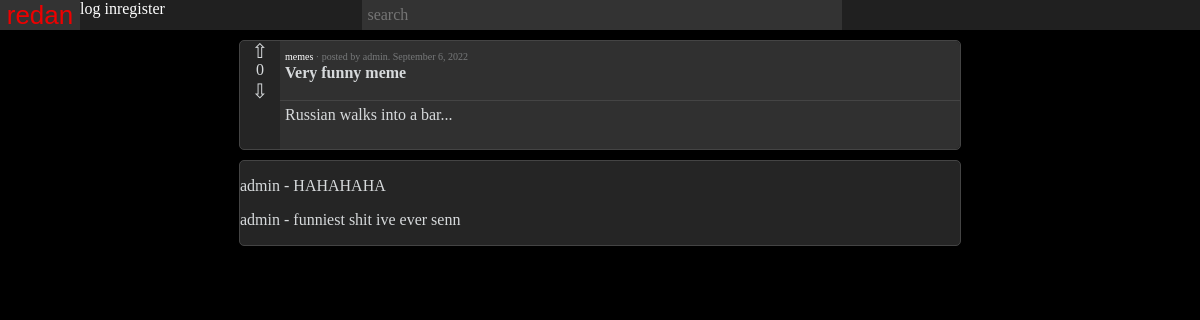
Screenshot of /ribbon/Very funny meme/daf31fc4540041f68d0518cb4992e4e3/ with the database file from the repository.
### ribbon/models.py (models this page shows, shortened)
class SectionPost(models.Model):
    id = models.UUIDField(default=uuid.uuid4, unique=True, primary_key=True, editable=False)
    section_id = models.ForeignKey(Section, on_delete=models.CASCADE)
    profile_id = models.ForeignKey(Profile, on_delete=models.CASCADE)
    title = models.CharField(max_length=30)
    rating = models.IntegerField(default=0)
    image = models.ImageField(upload_to=sectionpost_path, null=True, blank=True)
    content = models.TextField(max_length=2000, blank=True)
    date_published = models.DateField(auto_now_add=True)
    class Meta():
        ordering = ['-rating']

class Section(models.Model):
    id = models.UUIDField(default=uuid.uuid4, unique=True, primary_key=True, editable=False)
    title = models.CharField(max_length=50, unique=True)
    description = models.CharField(max_length=200, blank=True)
    image = models.ImageField(upload_to=section_path)
    subscribers = models.ManyToManyField(User, editable=False)
    date_created = models.DateTimeField(auto_now_add=True)
    def __str__(self):
        return str(self.title)

class Comments(models.Model):
    id = models.UUIDField(default=uuid.uuid4, unique=True, primary_key=True, editable=False)
    user_id = models.ForeignKey(User, null=True, on_delete=models.SET_NULL)
    section_post_id = models.ForeignKey(SectionPost, null=True, on_delete=models.SET_NULL)
    text = models.TextField(max_length=500)
    date_published = models.DateTimeField(auto_now_add=True)

### users/models.py (models this page shows, shortened)
class Profile(models.Model):
    id = models.UUIDField(default=uuid.uuid4, unique=True, primary_key=True, editable=False)
    user_id = models.OneToOneField(User, on_delete=models.CASCADE)
    about = models.CharField(max_length=200, blank=True)
    country = CountryField(blank=True)
    rating = models.IntegerField(default=0)
    profile_image = models.ImageField(upload_to='profile/', blank=True, default='profile/default.png')
    banner_image = models.ImageField(upload_to='banner/', blank=True, default='banner/default.png')
    def __str__(self):
        return str(self.user_id)

### ribbon/views.py (the view)
# urls.py: path('ribbon/<str:section_title>/<post_id>/', postView, name='post'),
def postView(request, section_title, post_id):
    post = SectionPost.objects.get(id=post_id)
    comments = post.comments_set.all()
    context = {
        'post': post,
        'comments': comments,
    }
    return render(request, 'ribbon/post.html', context)

### ribbon/templates/ribbon/post.html (shortened to what this page needs)
{% extends 'ribbon/base.html' %}
{% block content %}
<head>
</head>
<main>
    <div class="div_post">
        <div class="div_post_upvote">
            <a href="" class="button_upvote">&#8679;</a>
        </div>
        <div class="div_post_rating">
            {{ post.rating }}
        </div>
        <div class="div_post_downvote">
            <a href="" class="button_downvote">&#8681;</a>
        </div>
        <div class="div_post_header">
            <a href="" class="post_group">{{ post.section_id }}</a><span class="post_info"> · posted by <a class="post_author" href="{% url 'user' post.profile_id.user_id %}">{{ post.profile_id }}</a>. {{ post.date_published|date:"F j, Y" }}</span>
            <br>
            <a href="" class="post_title">{{ post.title }}</a>
        </div>
        <div class="div_post_content">
            <p class="post_content_text">
                {{ post.content }}
            </p>
        </div>
        <div class="div_post_footer">
        </div>
    </div>
    {% if comments %}
    <div class="div_comments">
        {% for comment in comments %}
        <p>
           {{ comment.user_id.username }} - {{ comment.text }}
        </p>
        {% endfor %}
    </div>
    {% endif %}
</main>
{% endblock content %}

### ribbon/static/ribbon/main.css (style rules this page uses)
body { background-color: #000; margin: 0; font-family: "Verdana", "Tahoma", "Trebuchet MS"; }
.div_post { margin: 10px auto; width: 60%; min-width: 400px; color: #D7DADC; background-color: #252525; border: solid 1px #444; border-radius: 5px; display: grid; grid-template-columns: 40px auto; grid-template-rows: 20px 20px 20px auto auto 20px; }
.div_post_upvote { grid-column: 1 / span 1; grid-row: 1 / span 1; text-align: center; }
.div_post_rating { grid-column: 1 / span 1; grid-row: 2 / span 1; text-align: center; }
.div_post_downvote { grid-column: 1 / span 1; grid-row: 3 / span 1; text-align: center; }
.button_upvote, .button_downvote { text-decoration: none; color: inherit; font-size: 20px; line-height: 20px; }
.div_post_header { grid-column: 2 / span 1; grid-row: 1 / span 4; padding: 5px; border-radius: 0 5px 0 0; border-bottom: solid 1px #444; background-color: #303030; }
.post_title { text-decoration: none; font-weight: bold; color: #D7DADC; }
.post_group { text-decoration: none; font-size: 10px; color: #fff; }
.post_author { text-decoration: none; color: #77797a; }
.post_info { font-size: 10px; color: #77797a; }
.div_post_content { grid-column: 2 / span 1; grid-row: 5 / span 1; padding: 5px; background-color: #303030; }
.post_content_text { margin: 0; }
.div_post_footer { grid-column: 2 / span 1; grid-row: 6 / span 1; border-radius: 0 0 5px 0; background-color: #303030; display: grid; grid-template-columns: auto 1fr; grid-template-rows: auto; }
.div_comments { margin: 10px auto; width: 60%; min-width: 400px; color: #D7DADC; background-color: #252525; border: solid 1px #444; border-radius: 5px; }

### rows the page displays
SectionPost: rating "0", section_id "memes", profile_id "admin", date_published "September 6, 2022", title "Very funny meme", content "Russian walks into a bar..."
Comments: user_id.username "admin", text "HAHAHAHA"
Comments: user_id.username "admin", text "funniest shit ive ever senn"
